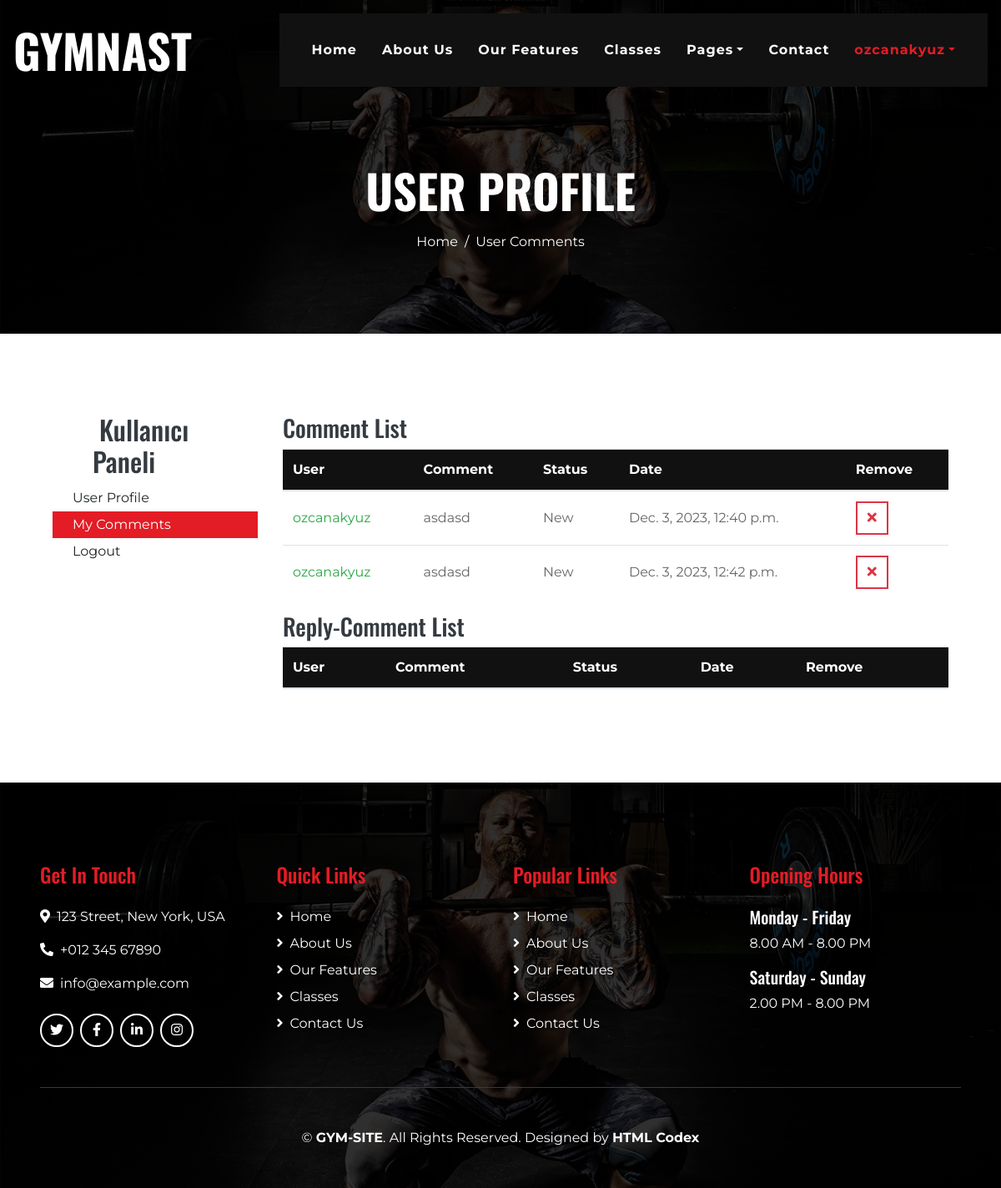
The app's page /user/comments/ (signed in), older data.
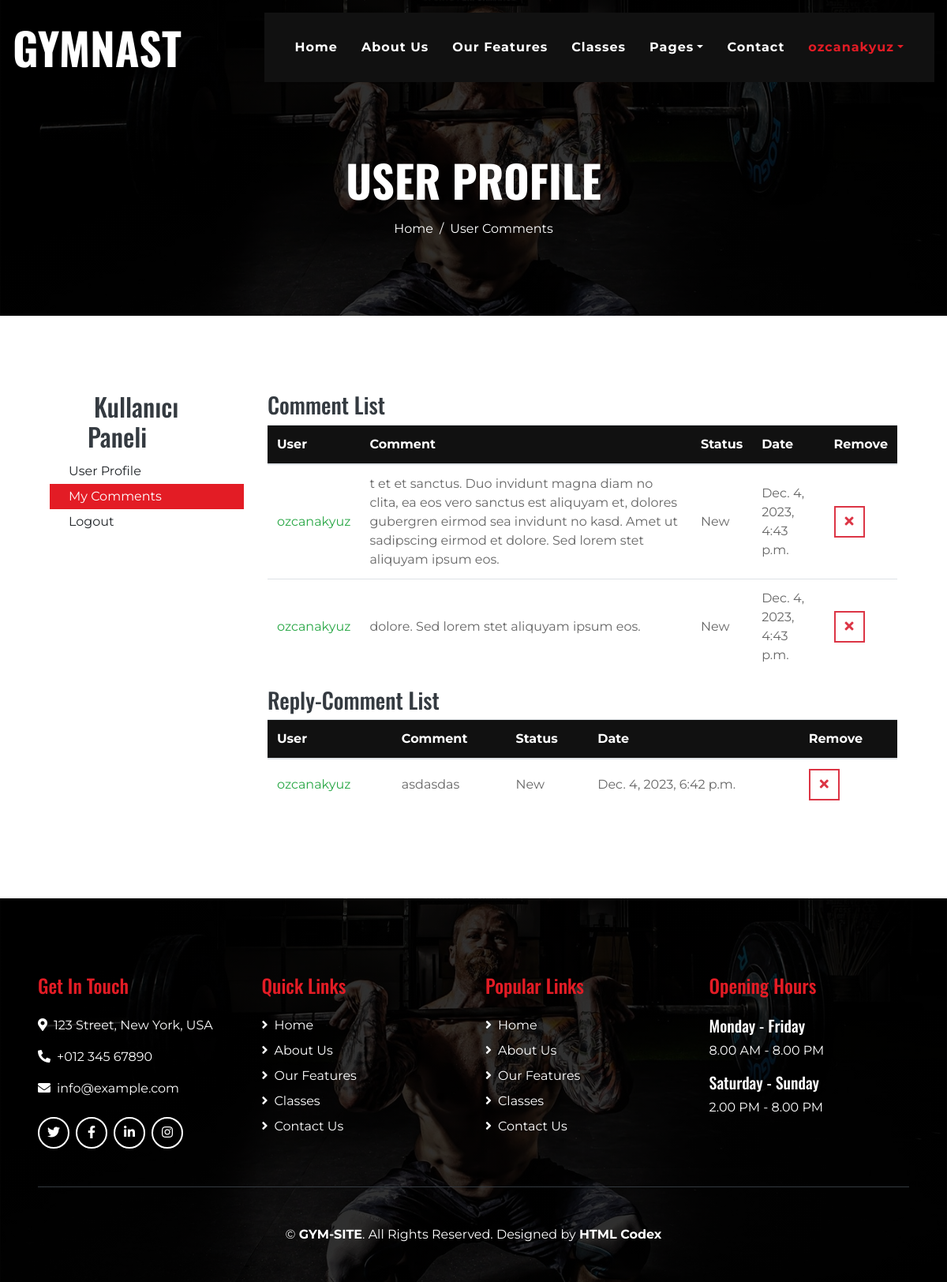
The same page, newer data.
### home/models.py (models this page shows, shortened)
class Comment(models.Model):
    STATUS = (('New', 'New'),('True', 'True'),('False', 'False'),)
    user = models.ForeignKey(User, on_delete=models.CASCADE)
    subject = models.CharField(max_length=50, blank=False)
    comment = models.CharField(max_length=250,blank=False)
    ip = models.CharField(max_length=20, blank=True)
    status=models.CharField(max_length=10,choices=STATUS, default='New')
    create_at=models.DateTimeField(auto_now_add=True)
    update_at=models.DateTimeField(auto_now=True)

class ReplyComment(models.Model):
    STATUS = (('New', 'New'),('True', 'True'),('False', 'False'),)
    user = models.ForeignKey(User, on_delete=models.CASCADE, null=True) #related_name='replies'
    subject = models.CharField(max_length=50, blank=False)
    repcomment = models.CharField(max_length=250,blank=False)
    ip = models.CharField(max_length=20, blank=True)
    status=models.CharField(max_length=10,choices=STATUS, default='New')
    create_at = models.DateTimeField(auto_now_add=True)
    update_at=models.DateTimeField(auto_now=True)

### user/views.py (the view)
# urls.py: path('comments/', views.user_comments, name='user_comments'),
@login_required(login_url='/login')
def user_comments(request):
    current_user = request.user
    comments = Comment.objects.filter(user_id = current_user.id)
    replycomments = ReplyComment.objects.filter(user_id = current_user.id)
    context = {'comments': comments,
               'replycomments': replycomments}
    return render(request, 'user_comments.html', context)

### user/templates/user_comments.html (shortened to what this page needs)
{% extends 'homebase.html' %}
{% load static %}
{% block body %}
<div class="container-fluid page-header mb-5">
    <div class="d-flex flex-column align-items-center justify-content-center pt-0 pt-lg-5" style="min-height: 400px">
        <h4 class="display-4 mb-3 mt-0 mt-lg-5 text-white text-uppercase font-weight-bold">User Profile</h4>
        <div class="d-inline-flex">
            <p class="m-0 text-white"><a class="text-white" href="/home">Home</a></p>
            <p class="m-0 text-white px-2">/</p>
            <p class="m-0 text-white">User Comments</p>
        </div>
    </div>
</div>
<div class="container-fluid pt-5">
    <div class="row px-xl-5">
        {% include 'user_panel.html' %}
        <div class="col-lg-9 table-responsive mb-5">
            <div class="order-summary clearfix">
                <div class="section-title">
                    <h3 class="title">Comment List</h3>
                </div>
                   <table class="shopping-cart-table table">
                        <thead class="bg-secondary text-light">
                            <tr>
                                <th class="align-middle">User</th>
                                <th class="align-middle">Comment</th>
                                <th class="align-middle">Status</th>
                                <th class="align-middle">Date</th>
                                <th class="align-middle">Remove</th>
                            </tr>
                        </thead>
                    {% for comment in comments %}
                        <tr>
                            <td class="align-middle">
                                <a href="/single" class="text-success">{{ comment.user }}</a>
                            </td>
                            <td class="align-middle">{{ comment.comment }} </td>
                            <td class="align-middle">{{ comment.status }} </td>
                            <td class="align-middle">{{ comment.create_at }} </td>
                            <td class="align-middle">
                                <a href="/user/deletecomment/{{ comment.id }}" onclick="return confirm('Will be Delete ! Are you sure?')"><button class="btn btn-outline-danger"><i class="fa fa-times"></i></button></a>
                            </td>
                        </tr>
                    {% endfor %}
                </table>
            </div>
            <div class="order-summary clearfix">
                <div class="section-title">
                    <h3 class="title">Reply-Comment List</h3>
                </div>
                   <table class="shopping-cart-table table">
                        <thead class="bg-secondary text-light">
                            <tr>
                                <th class="align-middle">User</th>
                                <th class="align-middle">Comment</th>
                                <th class="align-middle">Status</th>
                                <th class="align-middle">Date</th>
                                <th class="align-middle">Remove</th>
                            </tr>
                        </thead>
                    {% for replycomment in replycomments %}
                        <tr>
                            <td class="align-middle">
                                <a href="/single" class="text-success">{{ replycomment.user }}</a>
                            </td>
                            <td class="align-middle">{{ replycomment.repcomment }} </td>
                            <td class="align-middle">{{ replycomment.status }} </td>
                            <td class="align-middle">{{ replycomment.create_at }} </td>
                            <td class="align-middle">
                                <a href="/user/deletecomment/{{ replycomment.id }}" onclick="return confirm('Will be Delete ! Are you sure?')"><button class="btn btn-outline-danger"><i class="fa fa-times"></i></button></a>
                            </td>
                        </tr>
                    {% endfor %}
                </table>
            </div>
        </div>
    </div>
</div>
{% endblock %}

### home/templates/homebase.html (shortened to what this page needs)
{% load static %}
<!DOCTYPE html>
<html lang="en">
<head>
    <link href="https://cdnjs.cloudflare.com/ajax/libs/font-awesome/5.10.0/css/all.min.css" rel="stylesheet">
    <link href="{% static 'lib/flaticon/font/flaticon.css' %}" rel="stylesheet">
    <link href="{% static 'css/style.min.css' %}" rel="stylesheet">
</head>
<body>
{% include 'header.html' %}
{% block body %} {% endblock %}
{% include 'footer.html' %}
</body>

### home/templates/header.html (shortened to what this page needs)
{% load static %}
{% load active_link_tags %}
    <div class="container-fluid p-0 nav-bar">
        <nav class="navbar navbar-expand-lg bg-none navbar-dark py-3">
            <a href="" class="navbar-brand">
                <h1 class="m-0 display-4 font-weight-bold text-uppercase text-white">Gymnast</h1>
            </a>
            <div class="collapse navbar-collapse justify-content-between" id="navbarCollapse">
                <div class="navbar-nav ml-auto p-4 bg-secondary">
                {% with request.resolver_match.url_name as url_name %}
                    <a href="/" class="nav-item nav-link {% if url_name == 'index' %}active{% endif %}">Home</a>
                    <a href="/about" class="nav-item nav-link {% if url_name == 'about' %}active{% endif %}">About Us</a>
                    <a href="/feature" class="nav-item nav-link {% if url_name == 'feature' %}active{% endif %}">Our Features</a>
                    <a href="/classes" class="nav-item nav-link {% if url_name == 'classes' %}active{% endif %}">Classes</a>
                    <div class="nav-item dropdown">
                        <a href="/pages" class="nav-link dropdown-toggle {% if url_name == 'blog' or url_name == 'single' %}active{% endif %}" data-toggle="dropdown">Pages</a>
                    </div>
                    <a href="/contact" class="nav-item nav-link {% if url_name == 'contact' %}active{% endif %}">Contact</a>
                {%  if user.id is not None %}
                <div class="nav-item dropdown">
                    <a href="#" class="nav-link dropdown-toggle {% if url_name == 'user_comments' or url_name == 'index' %}active{% endif %}" data-toggle="dropdown">{{ user.username }}</a>
                </div>
                {% else %}
                    <a href="/login" class="nav-item nav-link">Log In</a>
                {% endif %}
                {% endwith %}
            </div>
        </div>
                </div>

### user/templates/user_panel.html
<div class="col-lg-3 mb-5">
    <h2 class="section-title px-5"><span class="px-2">Kullanıcı Paneli</span></h2>
    {% with request.resolver_match.url_name as url_name %}
         <a href="/user"  class="dropdown-item {% if url_name == 'index' %}active{% endif %}">User Profile</a>
         <a href="/user/comments"  class="dropdown-item {% if url_name == 'user_comments' %}active{% endif %}">My Comments</a>
         <a href="/logout"  class="dropdown-item">Logout</a>
    {% endwith %}
</div>

### home/templates/footer.html (shortened to what this page needs)
{% load static %}
    <div class="footer container-fluid mt-5 py-5 px-sm-3 px-md-5 text-white">
        <div class="row pt-5">
            <div class="col-lg-3 col-md-6 mb-5">
                <h4 class="text-primary mb-4">Get In Touch</h4>
                <p><i class="fa fa-map-marker-alt mr-2"></i>123 Street, New York, USA</p>
                <p><i class="fa fa-phone-alt mr-2"></i>+012 345 67890</p>
                <p><i class="fa fa-envelope mr-2"></i>info@example.com</p>
                <div class="d-flex justify-content-start mt-4">
                    <a class="btn btn-outline-light rounded-circle text-center mr-2 px-0" style="width: 40px; height: 40px;" href="#"><i class="fab fa-twitter"></i></a>
                    <a class="btn btn-outline-light rounded-circle text-center mr-2 px-0" style="width: 40px; height: 40px;" href="#"><i class="fab fa-facebook-f"></i></a>
                    <a class="btn btn-outline-light rounded-circle text-center mr-2 px-0" style="width: 40px; height: 40px;" href="#"><i class="fab fa-linkedin-in"></i></a>
                    <a class="btn btn-outline-light rounded-circle text-center mr-2 px-0" style="width: 40px; height: 40px;" href="#"><i class="fab fa-instagram"></i></a>
                </div>
            </div>
            <div class="col-lg-3 col-md-6 mb-5">
                <h4 class="text-primary mb-4">Quick Links</h4>
                <div class="d-flex flex-column justify-content-start">
                    <a class="text-white mb-2" href="/home"><i class="fa fa-angle-right mr-2"></i>Home</a>
                    <a class="text-white mb-2" href="/about"><i class="fa fa-angle-right mr-2"></i>About Us</a>
                    <a class="text-white mb-2" href="/feature"><i class="fa fa-angle-right mr-2"></i>Our Features</a>
                    <a class="text-white mb-2" href="/classes"><i class="fa fa-angle-right mr-2"></i>Classes</a>
                    <a class="text-white" href="/contact"><i class="fa fa-angle-right mr-2"></i>Contact Us</a>
                </div>
            </div>
            <div class="col-lg-3 col-md-6 mb-5">
                <h4 class="text-primary mb-4">Popular Links</h4>
                <div class="d-flex flex-column justify-content-start">
                    <a class="text-white mb-2" href="/home"><i class="fa fa-angle-right mr-2"></i>Home</a>
                    <a class="text-white mb-2" href="/about"><i class="fa fa-angle-right mr-2"></i>About Us</a>
                    <a class="text-white mb-2" href="/feature"><i class="fa fa-angle-right mr-2"></i>Our Features</a>
                    <a class="text-white mb-2" href="/classes"><i class="fa fa-angle-right mr-2"></i>Classes</a>
                    <a class="text-white" href="/contact"><i class="fa fa-angle-right mr-2"></i>Contact Us</a>
                </div>
            </div>
            <div class="col-lg-3 col-md-6 mb-5">
                <h4 class="text-primary mb-4">Opening Hours</h4>
                <h5 class="text-white">Monday - Friday</h5>
                <p>8.00 AM - 8.00 PM</p>
                <h5 class="text-white">Saturday - Sunday</h5>
                <p>2.00 PM - 8.00 PM</p>
            </div>
        </div>
        <div class="container border-top border-dark pt-5">
            <p class="m-0 text-center text-white">
                &copy; <a class="text-white font-weight-bold" href="/home">GYM-SITE</a>. All Rights Reserved. Designed by
                <a class="text-white font-weight-bold" href="https://htmlcodex.com">HTML Codex</a>
            </p>
        </div>
    </div>

Row changes from the older to the newer data that the page shows:
removed Comment: user "ozcanakyuz", comment "asdasd", status "New", create_at "Dec. 3, 2023, 12:40 p.m."
removed Comment: user "ozcanakyuz", comment "asdasd", status "New", create_at "Dec. 3, 2023, 12:42 p.m."
added Comment: user "ozcanakyuz", comment "t et et sanctus. Duo invidunt magna diam no clita, ea eos vero sanctus est aliquyam et, dolores gubergren eirmod sea invidunt no kasd. Amet ut sadipscing eirmod et dolore. Sed lorem stet aliquyam ipsum eos.", status "New", create_at "Dec. 4, 2023, 4:43 p.m."
added Comment: user "ozcanakyuz", comment "dolore. Sed lorem stet aliquyam ipsum eos.", status "New", create_at "Dec. 4, 2023, 4:43 p.m."
added ReplyComment: user "ozcanakyuz", repcomment "asdasdas", status "New", create_at "Dec. 4, 2023, 6:42 p.m."
